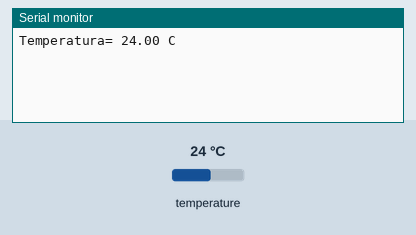
Recording of a sketch running on a simulated Arduino Uno, built with avr-gcc and run on an emulated ATmega328P. On the bench: the last lines printed to the serial monitor. The test bench sets the inputs (shaded band); at power-on: temperature 24 °C.

Above: at 2.2 s.
2.3 s: temperature set to 12 °C
At 3.2 s:
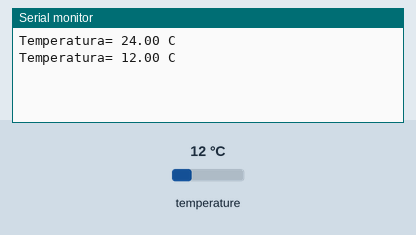
3.8 s: temperature set to 19 °C
At 5.1 s:
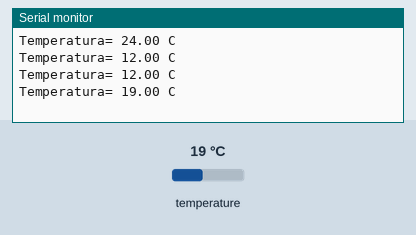
Timing chart, 0 to 6.8 s (numbered marks = the images above; inputs shaded):
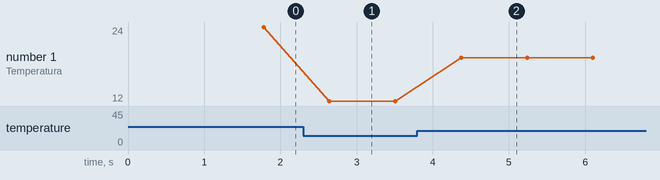

The sketch:

18B20.ino
```cpp
//검색한 곳 : https://www.pinterest.co.kr/pin/647251777676309960/
//원래소스 : https://naylampmechatronics.com/blog/46_Tutorial-sensor-de-temperatura-DS18B20.html
#include <OneWire.h>
#include <DallasTemperature.h>
OneWire ourWire(2);                //2번 핀에 센서가 접속
DallasTemperature sensors(&ourWire); //센서 접속주소에서 값을 읽어옴
void setup() {
delay(1000);
Serial.begin(9600);
sensors.begin();   //센서에서 값을 읽어옴
}
void loop() {
sensors.requestTemperatures();   //센서에서 온도값을 읽어옴
float temp= sensors.getTempCByIndex(0); //섭씨온도로 저장 ºC
Serial.print("Temperatura= ");
Serial.print(temp);
Serial.println(" C");
delay(100);
}
```

Measured:
- after the input at 2.3 s, the serial monitor: prints a new line after 0.34 s (image 1)
- after the input at 3.8 s, the serial monitor: prints a new line after 0.57 s (image 2)
- plotted number 1: 24 → 12 after the input at 2.3 s, 12 → 19 after the input at 3.8 s
